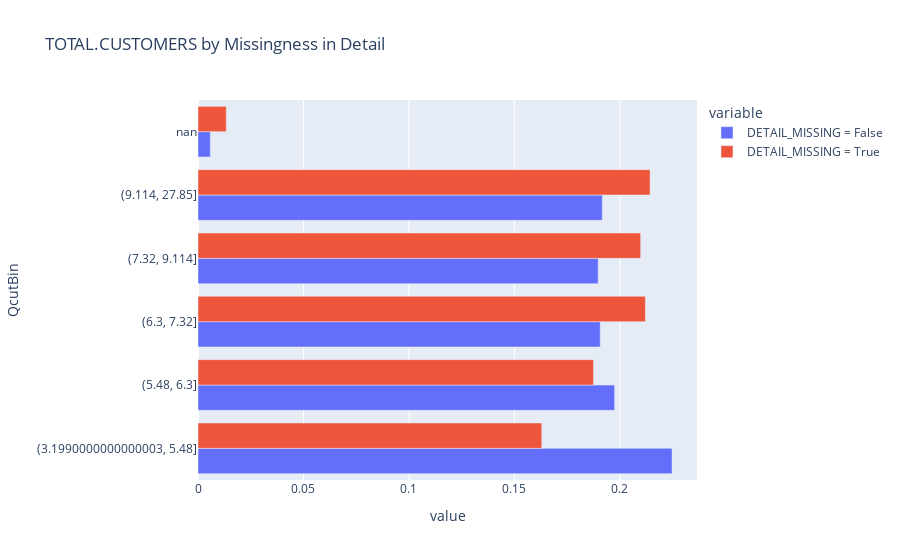

The cell this chart's notebook holds for it:
### Code cell
info_graph = dist.plot(kind='barh', title='TOTAL.CUSTOMERS by Missingness in Detail', barmode='group')
info_graph

### Figure 1 — Plotly figure (JSON) as saved in the notebook; plotly's stock layout.template omitted (floating-point values rounded to 4 significant figures)
{"data": [{"alignmentgroup": "True", "hovertemplate": "variable=DETAIL_MISSING = False<br>value=%{x}<br>QcutBin=%{y}<extra></extra>", "legendgroup": "DETAIL_MISSING = False", "marker": {"color": "#636efa", "pattern": {"shape": ""}}, "name": "DETAIL_MISSING = False", "offsetgroup": "DETAIL_MISSING = False", "orientation": "h", "showlegend": true, "textposition": "auto", "type": "bar", "x": [0.2247, 0.1975, 0.1907, 0.1897, 0.1916, 0.005837], "xaxis": "x", "y": ["(3.1990000000000003, 5.48]", "(5.48, 6.3]", "(6.3, 7.32]", "(7.32, 9.114]", "(9.114, 27.85]", "nan"], "yaxis": "y"}, {"alignmentgroup": "True", "hovertemplate": "variable=DETAIL_MISSING = True<br>value=%{x}<br>QcutBin=%{y}<extra></extra>", "legendgroup": "DETAIL_MISSING = True", "marker": {"color": "#EF553B", "pattern": {"shape": ""}}, "name": "DETAIL_MISSING = True", "offsetgroup": "DETAIL_MISSING = True", "orientation": "h", "showlegend": true, "textposition": "auto", "type": "bar", "x": [0.1629, 0.1875, 0.2121, 0.2098, 0.2143, 0.01339], "xaxis": "x", "y": ["(3.1990000000000003, 5.48]", "(5.48, 6.3]", "(6.3, 7.32]", "(7.32, 9.114]", "(9.114, 27.85]", "nan"], "yaxis": "y"}], "layout": {"barmode": "group", "legend": {"title": {"text": "variable"}, "tracegroupgap": 0}, "title": {"text": "TOTAL.CUSTOMERS by Missingness in Detail"}, "xaxis": {"anchor": "y", "domain": [0, 1], "title": {"text": "value"}}, "yaxis": {"anchor": "x", "domain": [0, 1], "title": {"text": "QcutBin"}}}}
